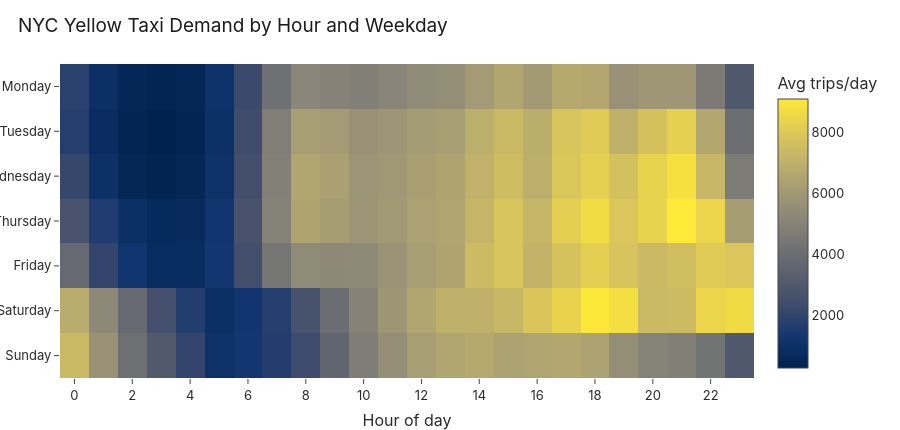

This figure's notebook cell:
### Code cell
# Seasonality heatmap: demand by hour and weekday
df = run_sql_file("sql/03_seasonality.sql")

# reshape the 168 long-format rows into a weekday × hour grid
weekday_order = ["Monday", "Tuesday", "Wednesday", "Thursday",
                 "Friday", "Saturday", "Sunday"]
grid = (
    df.pivot(index="day_of_week", columns="trip_hour", values="avg_trips_per_day")
      .reindex(weekday_order)          # force calendar order, not alphabetical
)

fig = go.Figure(go.Heatmap(
    z=grid.values,
    x=grid.columns,                    # hours 0–23
    y=grid.index,                      # Monday–Sunday
    colorscale=VOL_SCALE,
    colorbar=dict(title="Avg trips/day"),
    hovertemplate="%{y} · %{x}:00<br>%{z:.0f} trips/day<extra></extra>",
))

fig.update_layout(
    title="NYC Yellow Taxi Demand by Hour and Weekday",
    xaxis=dict(title="Hour of day", tickmode="linear", dtick=2),
    yaxis=dict(title=None, autorange="reversed"),   # Monday at top
    height=430,
)

fig = save_fig(fig, "seasonality_heatmap")
fig.show()

### Figure 1 — Plotly figure (JSON) as saved in the notebook; plotly's stock layout.template omitted (floating-point values rounded to 4 significant figures; data arrays with more than 128 entries replaced by an {"elided": "..."} marker saying what was removed)
{"data": [{"colorbar": {"title": {"text": "Avg trips/day"}}, "colorscale": [[0, "#00224e"], [0.1111, "#123570"], [0.2222, "#3b496c"], [0.3333, "#575d6d"], [0.4444, "#707173"], [0.5556, "#8a8678"], [0.6667, "#a59c74"], [0.7778, "#c3b369"], [0.8889, "#e1cc55"], [1, "#fee838"]], "hovertemplate": "%{y} · %{x}:00<br>%{z:.0f} trips/day<extra></extra>", "type": "heatmap", "x": [0, 1, 2, 3, 4, 5, 6, 7, 8, 9, 10, 11, 12, 13, 14, 15, 16, 17, 18, 19, 20, 21, 22, 23], "y": ["Monday", "Tuesday", "Wednesday", "Thursday", "Friday", "Saturday", "Sunday"], "z": {"elided": "7x24 float values"}}], "layout": {"height": 430, "title": {"text": "NYC Yellow Taxi Demand by Hour and Weekday"}, "xaxis": {"dtick": 2, "tickmode": "linear", "title": {"text": "Hour of day"}}, "yaxis": {"autorange": "reversed", "title": {}}}}
